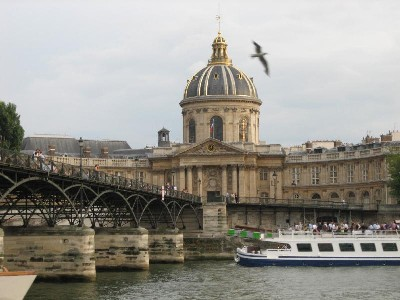
%> input picture filter/bilateralFilter/academy.jpg, 400 x 300 px
$ octave --eval "result = dog(rgb2gray(imread('bilateralFilter/academy.jpg')));"   (GNU Octave 9; MATLAB toolbox functions it lacks are replaced by stand-ins)
%> lines starting %> are read from the running program, lines starting %| are printed output that depends on the picture
% Program:  dog.m
%
% Summary:  Difference of Gaussian filtering for blob detection.  Kernels
%           constructed using fspecial.m.  Only a single convolution is used per
%           kernel, using conv2.m.
%
% Inputs:   im - 2D image array
%           sig1 - stddev of Gaussian 1 (~signal size)
%           sig2 - stddev of Gaussian 2 (~noise)
%           kersize - length of square gaussian kernel in pixels
%
% Outputs:  im_dog - filtered image
%
% Author:   Brandon Schlomann
%
% Date:     March 20, 2018 - First written.
%


function im_dog = dog(im,sig1,sig2,kersize,lkeepsize)

% default parameter values
if ~exist('sig1','var')||isempty(sig1)
    sig1 = 19;
end

if ~exist('sig2','var')||isempty(sig1)
    sig2 = 1;
end

if ~exist('kersize','var')||isempty(kersize)
    kersize = 19;
end

if ~exist('lkeepsize','var')||isempty(lkeepsize)
    lkeepsize = 1;
end

% construct kernels
h1 = fspecial('gaussian',kersize,sig1);
h2 = fspecial('gaussian',kersize,sig2);

% perform convolutions
im1 = conv2(h1,double(im));
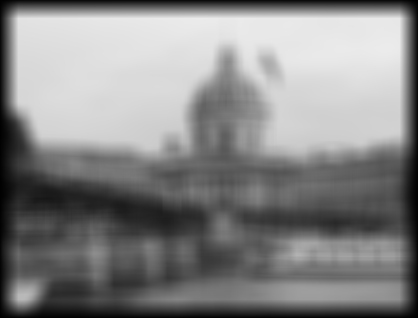
%> im1: size 318x418 double; min 0.329, max 235.4, mean 134.1
im2 = conv2(h2,double(im));
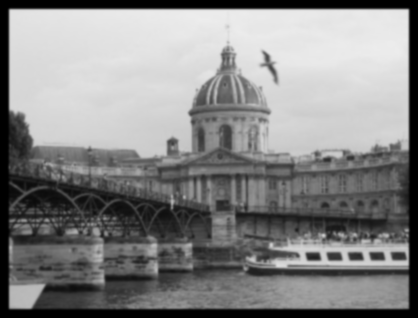
%> im2: size 318x418 double; min 1.45e-34, max 237.3, mean 134.1

% take difference
im_dog = im2 - im1;
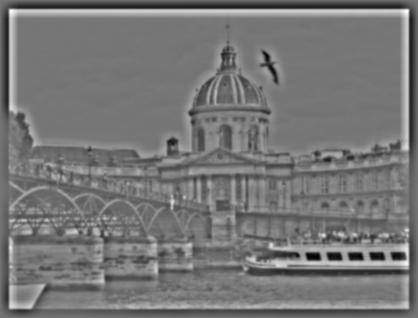
%> im_dog: size 318x418 double; min -116.1, max 134.3, mean 0; drawn with min black and max white

% resize
if lkeepsize
    height = size(im,1);
%> height = 300
    width = size(im,2);
%> width = 400
    im_dog = imresize(im_dog,[height,width]);
%> im_dog: size 300x400 double
end

end

$ run again, on filter/bilateralFilter/einstein.jpg
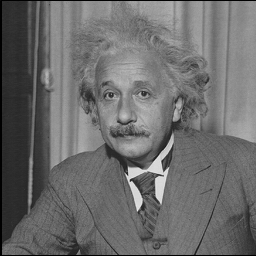
%> input picture filter/bilateralFilter/einstein.jpg, 256 x 256 px
%> in dog, `im2 = conv2(h2,double(im));`:
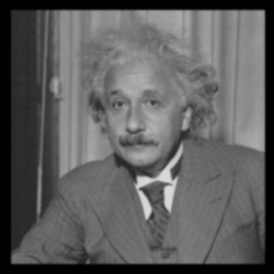
%> im2: size 274x274 double; min 0, max 216.5, mean 94.1
%> in dog, `im_dog = im2 - im1;`:
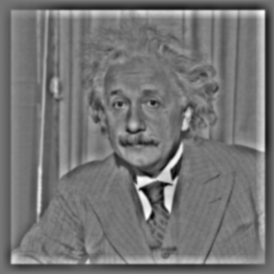
%> im_dog: size 274x274 double; min -76.47, max 90.05, mean 0; drawn with min black and max white

$ run again, on filter/bilateralFilter/mandrill.jpg
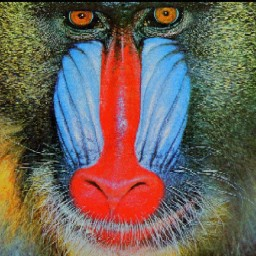
%> input picture filter/bilateralFilter/mandrill.jpg, 256 x 256 px
%> in dog, `im2 = conv2(h2,double(im));`:
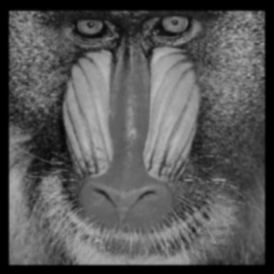
%> im2: size 274x274 double; min 2.11e-36, max 186.3, mean 87.7
%> in dog, `im_dog = im2 - im1;`:
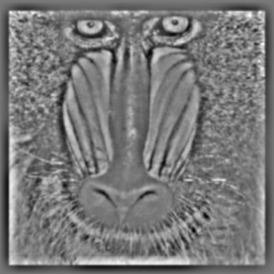
%> im_dog: size 274x274 double; min -72.37, max 79.63, mean 0; drawn with min black and max white
